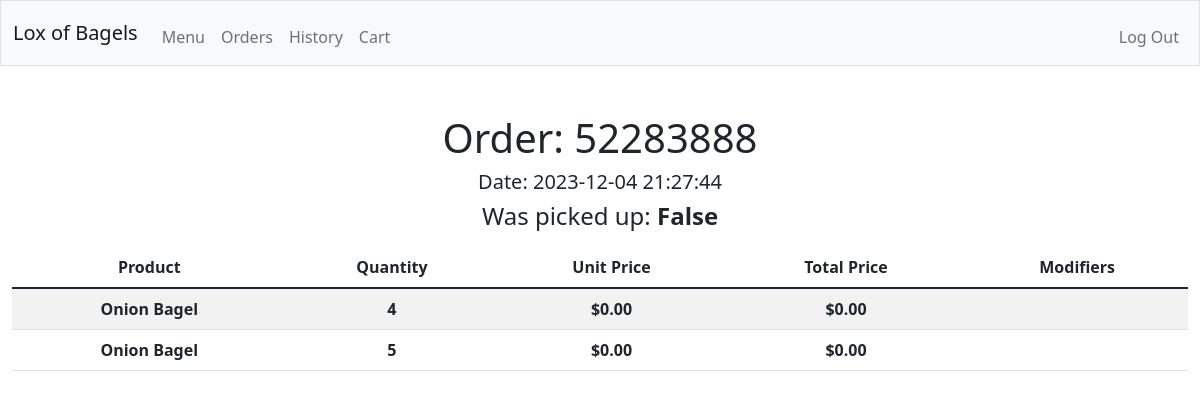
/orders/52283888 (signed in), run on the app's committed database.
### tables this page shows
CREATE TABLE orders (
  id INTEGER PRIMARY KEY AUTOINCREMENT,
  orderid INTEGER NOT NULL,
  user INTEGER REFERENCES users(id),
  product TEXT NOT NULL,
  quantity INTEGER NOT NULL,
  modifiers TEXT NOT NULL,
  completed BOOLEAN NOT NULL,
  total INTEGER NOT NULL,
  date TEXT NOT NULL
);

### app.py (the view)
@app.route('/orders/<string:order_id>', methods=["GET", "POST"])
@login_required
def order_page(order_id):
    if request.method == "POST":
        None
    else:
        try:
            order_info = db.execute("SELECT * FROM orders WHERE orderid = ? AND user = ?", order_id, session["user_id"])
            completed = db.execute("SELECT completed FROM orders WHERE user = ? AND orderid = ?", session["user_id"], order_id)
            if completed == 1:
                completed = True
            else:
                completed = False
            return render_template("order_page.html", order_info=order_info, order_id=order_id, completed=completed)
        except Exception as e:
            return redirect("/404")

### app.py (called while the page is built)
@app.after_request
def after_request(response):
    response.headers["Cache-Control"] = "no-cache, no-store, must-revalidate"
    response.headers["Expires"] = 0
    response.headers["Pragma"] = "no-cache"
    return response

### helpers.py (called while the page is built)
def login_required(f):
    @wraps(f)
    def decorated_function(*args, **kwargs):
        if session.get("user_id") is None:
            return redirect("/login")
        return f(*args, **kwargs)
    return decorated_function

def usd(value):
    value = value/100
    return f"${value:,.2f}"

### templates/order_page.html (shortened to what this page needs)
{% extends "layout.html" %}
{% block main %}
<h1>Order: {{order_id}}</h1>
<h5>Date: {{order_info[0].date}}</h5>
<h4>Was picked up: <b>{{completed}}</b></h4>
<table class="table table-striped mt-3">
    <thead>
        <tr>
            <th>Product</th>
            <th>Quantity</th>
            <th>Unit Price</th>
            <th>Total Price</th>
            <th>Modifiers</th>
        </tr>
    </thead>
    <tbody>
        {% for product in order_info %}
        <tr>
            <th>{{product.product}}</th>
            <th>{{product.quantity}}</th>
            <th>{{product.total | usd}}</th>
            <th>{{(product.total * product.quantity) | usd}}</th>
            <th>{{product.modifiers}}</th>
        </tr>
        {% endfor %}
    </tbody>
</table>
{% endblock %}

### data on the page
orders: date "2023-12-04 21:27:44", product "Onion Bagel", quantity "4", total "$0.00", (product.total*product.quantity)|usd "$0.00"
orders: product "Onion Bagel", quantity "5", total "$0.00", (product.total*product.quantity)|usd "$0.00"

### other printed values
{{ order_id }} "52283888"
{{ completed }} "False"
